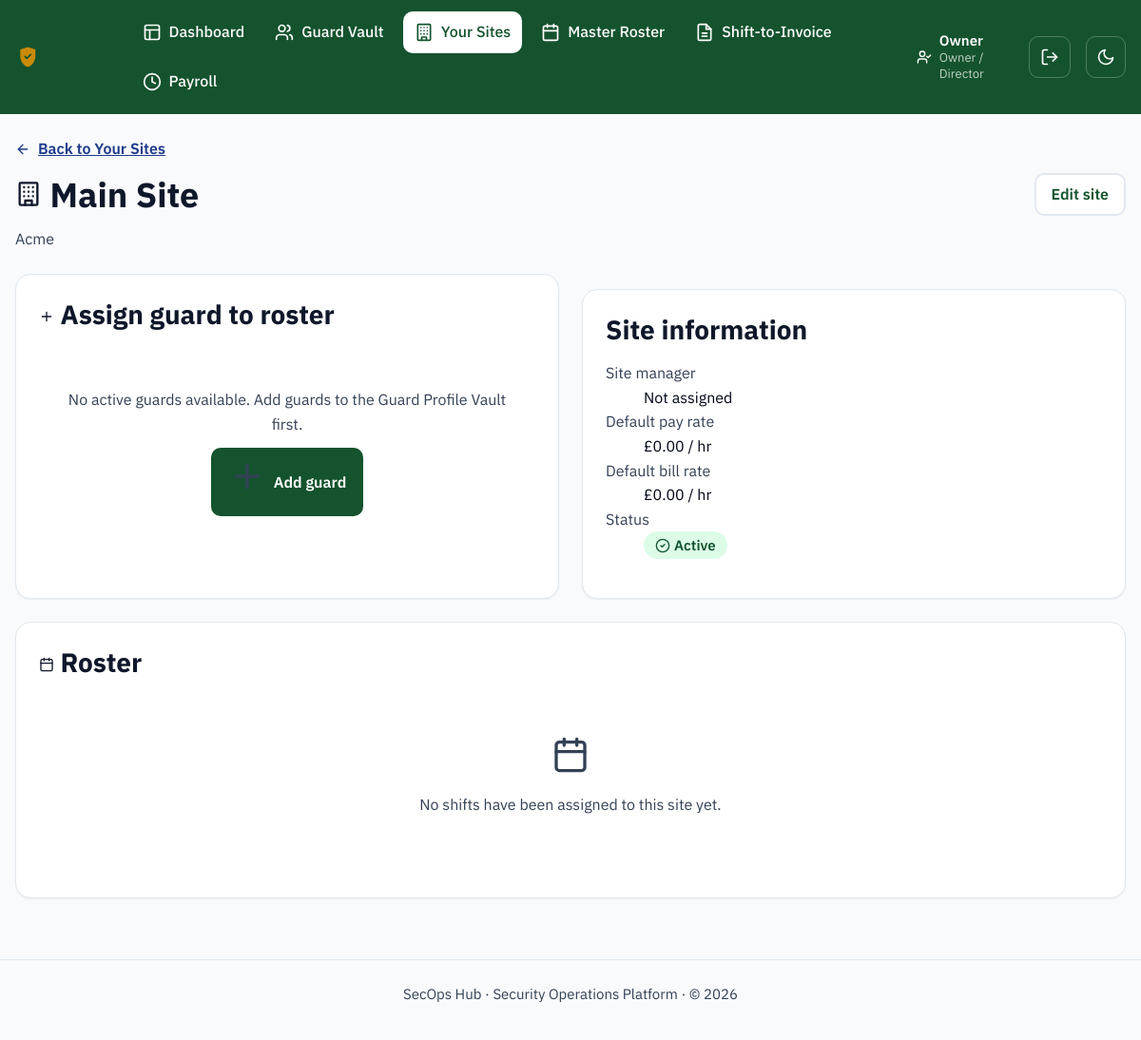
Screenshot of /sites/1 (signed in) with the database file from the repository.
### models.py (models this page shows, shortened)
class User(UserMixin, db.Model):
    __tablename__ = "users"
    id = db.Column(db.Integer, primary_key=True)
    name = db.Column(db.String(120), nullable=False)
    email = db.Column(db.String(120), unique=True, nullable=False)
    password_hash = db.Column(db.String(255), nullable=False)
    role = db.Column(db.String(30), nullable=False)
    language = db.Column(db.String(10), default="en", nullable=False)
    is_active_account = db.Column(db.Boolean, default=True, nullable=False)
    mfa_secret = db.Column(db.String(32))
    mfa_enabled = db.Column(db.Boolean, default=False, nullable=False)
    guard_id = db.Column(db.Integer, db.ForeignKey("guards.id"), nullable=True)
    created_at = db.Column(db.DateTime, default=datetime.utcnow)
    last_login_at = db.Column(db.DateTime)
    guard = db.relationship("Guard")
    @property
    def role_label(self):
        return ROLE_LABELS.get(self.role, self.role)
    @property
    def is_frontline(self):
        return self.role in FRONTLINE_ROLES

class Site(db.Model):
    __tablename__ = "sites"
    id = db.Column(db.Integer, primary_key=True)
    name = db.Column(db.String(120), nullable=False)
    client_name = db.Column(db.String(120), nullable=False)
    address = db.Column(db.String(255))
    site_manager = db.Column(db.String(120))
    pay_rate_default = db.Column(db.Numeric(8, 2), default=0)
    bill_rate_default = db.Column(db.Numeric(8, 2), default=0)
    billing_rate = db.Column(db.Numeric(8, 2), default=18.00, nullable=False)
    is_active = db.Column(db.Boolean, default=True, nullable=False)
    created_at = db.Column(db.DateTime, default=datetime.utcnow)
    shifts = db.relationship("Shift", back_populates="site")
    invoices = db.relationship("Invoice", back_populates="site")
    @property
    def uninvoiced_shifts(self):
        return [
            s
            for s in self.shifts
            if s.guard_id is not None
            and s.status == "completed"
            and s.invoice_id is None
            and s.approved_by_manager
        ]

### blueprints/sites.py (the view)
@sites_bp.route("/<int:site_id>")
def detail(site_id):
    site = Site.query.get_or_404(site_id)
    guards = Guard.query.filter_by(is_active=True).order_by(Guard.first_name.asc()).all()
    roster = sorted(site.shifts, key=lambda s: (s.shift_date, s.start_time), reverse=True)
    return render_template("sites/detail.html", site=site, guards=guards, roster=roster, today=datetime.now(UTC).date())

### blueprints/sites.py (called while the page is built)
@sites_bp.before_request
@login_required
def _restrict_to_site_management_roles():
    if current_user.role not in SITE_MANAGEMENT_ROLES:
        abort(403)

### i18n.py (called while the page is built, shortened)
def _load(lang):
    if lang in _cache:
        return _cache[lang]

def translate(key, lang=DEFAULT_LANGUAGE):
    strings = _load(lang)
    if key in strings:
        return strings[key]
    if lang != DEFAULT_LANGUAGE:
        return _load(DEFAULT_LANGUAGE).get(key, key)
    return key

### templates/sites/detail.html (shortened to what this page needs)
{% extends "base.html" %}
{% from "_icons.html" import icon_arrow_left, icon_building, icon_plus, icon_calendar, icon_check_circle, icon_alert_triangle, icon_x_circle %}
{% block content %}
  <a class="breadcrumb-link" href="{{ url_for('sites.list_sites') }}">{{ icon_arrow_left("icon icon--sm") }} Back to Your Sites</a>
  <div class="page-header">
    <div>
      <h1>{{ icon_building("icon icon--lg") }} {{ site.name }}</h1>
      <p class="page-header__meta">{{ site.client_name }}{% if site.address %} &middot; {{ site.address }}{% endif %}</p>
    </div>
    <a class="btn btn-secondary" href="{{ url_for('sites.edit_site', site_id=site.id) }}">Edit site</a>
  </div>
  <div class="grid-2">
    <section class="card" aria-labelledby="assign-heading">
      <h2 id="assign-heading">{{ icon_plus("icon icon--sm") }} Assign guard to roster</h2>
      {% set ineligible = guards|rejectattr('sia_status', 'eq', 'valid')|list %}
      {% if not guards %}
        <div class="empty-state">
          <p>No active guards available. Add guards to the Guard Profile Vault first.</p>
          <a class="btn btn-primary" href="{{ url_for('guards.new_guard') }}">{{ icon_plus("icon icon--sm") }} Add guard</a>
        </div>
      {% endif %}
    </section>
    <section class="card" aria-labelledby="site-info-heading">
      <h2 id="site-info-heading">Site information</h2>
      <dl>
        <dt class="page-header__meta">Site manager</dt>
        <dd>{{ site.site_manager or 'Not assigned' }}</dd>
        <dt class="page-header__meta">Default pay rate</dt>
        <dd>£{{ '%.2f'|format(site.pay_rate_default) }} / hr</dd>
        <dt class="page-header__meta">Default bill rate</dt>
        <dd>£{{ '%.2f'|format(site.bill_rate_default) }} / hr</dd>
        <dt class="page-header__meta">Status</dt>
        <dd>
          {% if site.is_active %}
            <span class="badge badge--valid">{{ icon_check_circle("icon icon--sm") }} Active</span>
          {% else %}
            <span class="badge badge--neutral">Inactive</span>
          {% endif %}
        </dd>
      </dl>
    </section>
  </div>
  <section class="card" aria-labelledby="roster-heading" style="margin-top: var(--space-5);">
    <h2 id="roster-heading">{{ icon_calendar("icon icon--sm") }} Roster</h2>
    {% if roster %}
      <div class="table-wrapper">
        <table>
          <caption class="visually-hidden">Roster assignments for {{ site.name }}</caption>
          <thead>
            <tr>
              <th scope="col">Date</th>
              <th scope="col">Guard</th>
              <th scope="col">Time</th>
              <th scope="col">Role</th>
              <th scope="col" class="numeric">Hours</th>
              <th scope="col" class="numeric">Bill amount</th>
              <th scope="col">Status</th>
              <th scope="col"><span class="visually-hidden">Actions</span></th>
            </tr>
          </thead>
          <tbody>
            {% for shift in roster %}
              <tr>
                <td>{{ shift.shift_date.strftime('%d %b %Y') }}</td>
                <td>
                  {% if shift.guard_id and shift.guard %}
                    <a href="{{ url_for('guards.detail', guard_id=shift.guard_id) }}">{{ shift.guard.full_name }}</a>
                  {% else %}
                    {{ shift.guard.full_name if shift.guard else 'Unknown guard' }}
                  {% endif %}
                </td>
                <td>{{ shift.start_time.strftime('%H:%M') }}&ndash;{{ shift.end_time.strftime('%H:%M') }}</td>
                <td>{{ shift.role or '—' }}</td>
                <td class="numeric">{{ shift.hours }}</td>
                <td class="numeric">£{{ '%.2f'|format(shift.bill_amount) }}</td>
                <td>
                  {% if shift.status == 'scheduled' %}
                    <span class="badge badge--scheduled">Scheduled</span>
                  {% elif shift.status == 'completed' %}
                    <span class="badge badge--completed">{{ icon_check_circle("icon icon--sm") }} Completed</span>
                  {% else %}
                    <span class="badge badge--invoiced">{{ icon_check_circle("icon icon--sm") }} Invoiced</span>
                  {% endif %}
                  {% if shift.status == 'completed' %}
                    {% if shift.approved_by_manager %}
                      <span class="badge badge--approved">{{ icon_check_circle("icon icon--sm") }} Approved</span>
                    {% else %}
                      <span class="badge badge--pending">Awaiting approval</span>
                    {% endif %}
                  {% endif %}
                </td>
                <td>
                  <div class="btn-group">
                    {% if shift.status == 'scheduled' %}
                      <form method="post" action="{{ url_for('sites.complete_shift', site_id=site.id, shift_id=shift.id) }}">
                        <input type="hidden" name="csrf_token" value="{{ csrf_token() }}">
                        <button type="submit" class="btn btn-secondary btn-sm">Mark complete</button>
                      </form>
                    {% endif %}
                    {% if shift.status == 'completed' and not shift.approved_by_manager %}
                      <form method="post" action="{{ url_for('sites.approve_shift', site_id=site.id, shift_id=shift.id) }}">
                        <input type="hidden" name="csrf_token" value="{{ csrf_token() }}">
                        <button type="submit" class="btn btn-primary btn-sm">Approve</button>
                      </form>
                    {% endif %}
                    {% if shift.status != 'invoiced' %}
                      <form method="post" action="{{ url_for('sites.delete_shift', site_id=site.id, shift_id=shift.id) }}"
                            data-confirm="Remove this roster entry for {{ shift.guard.full_name }} on {{ shift.shift_date.strftime('%d %b %Y') }}?">
                        <input type="hidden" name="csrf_token" value="{{ csrf_token() }}">
                        <button type="submit" class="btn btn-danger btn-sm">Remove</button>
                      </form>
                    {% endif %}
                  </div>
                </td>
              </tr>
            {% endfor %}
          </tbody>
        </table>
      </div>
    {% else %}
      <div class="empty-state">
        {{ icon_calendar() }}
        <p>No shifts have been assigned to this site yet.</p>
      </div>
    {% endif %}
  </section>
{% endblock %}

### templates/base.html (shortened to what this page needs)
<!doctype html>
<html lang="en">
<head>
  <link rel="stylesheet" href="{{ url_for('static', filename='css/styles.css') }}">
</head>
<body class="{% block body_class %}{% endblock %}">
  {% from "_icons.html" import icon_shield, icon_layout, icon_users, icon_building, icon_invoice, icon_sun, icon_moon, icon_log_out, icon_user_check, icon_clock, icon_calendar %}
  <header class="app-header">
    <div class="app-header__inner">
      <a class="app-header__brand" href="{{ url_for('dashboard') }}">
        <img class="app-header__logo" src="{{ url_for('static', filename='img/logo.svg') }}" alt="SecOps Hub" height="28">
      </a>
      {% if current_user.is_authenticated %}
        <nav class="app-nav" aria-label="Primary">
          {% if not current_user.is_frontline %}
            <a href="{{ url_for('dashboard') }}" {% if request.endpoint == 'dashboard' %}aria-current="page"{% endif %}>
              {{ icon_layout() }} {{ t('nav.dashboard') }}
            </a>
          {% endif %}
          {% if current_user.role in ('owner', 'ops_manager', 'hr_compliance') %}
            <a href="{{ url_for('guards.list_guards') }}" {% if request.endpoint and request.endpoint.startswith('guards.') %}aria-current="page"{% endif %}>
              {{ icon_users() }} {{ t('nav.guards') }}
            </a>
          {% endif %}
          {% if current_user.role in ('owner', 'ops_manager', 'supervisor') %}
            <a href="{{ url_for('sites.list_sites') }}" {% if request.endpoint and request.endpoint.startswith('sites.') %}aria-current="page"{% endif %}>
              {{ icon_building() }} {{ t('nav.sites') }}
            </a>
            <a href="{{ url_for('roster.master') }}" {% if request.endpoint and request.endpoint.startswith('roster.') %}aria-current="page"{% endif %}>
              {{ icon_calendar() }} {{ t('nav.roster') }}
            </a>
          {% endif %}
          {% if current_user.role in ('owner', 'ops_manager') %}
            <a href="{{ url_for('invoices.list_invoices') }}" {% if request.endpoint and request.endpoint.startswith('invoices.') %}aria-current="page"{% endif %}>
              {{ icon_invoice() }} {{ t('nav.invoices') }}
            </a>
          {% endif %}
          {% if current_user.role in ('owner', 'hr_compliance') %}
            <a href="{{ url_for('payroll.overview') }}" {% if request.endpoint and request.endpoint.startswith('payroll.') %}aria-current="page"{% endif %}>
              {{ icon_clock() }} {{ t('nav.payroll') }}
            </a>
          {% endif %}
        </nav>
        <div class="app-header__session">
          <span class="app-header__user">
            {{ icon_user_check("icon icon--sm") }}
            <span>
              <strong>{{ current_user.name }}</strong>
              <small>{{ current_user.role_label }}</small>
            </span>
          </span>
          <form method="post" action="{{ url_for('auth.logout') }}">
            <button type="submit" class="theme-toggle" aria-label="{{ t('nav.logout') }}" title="{{ t('nav.logout') }}">
              {{ icon_log_out() }}
            </button>
          </form>
        </div>
      {% endif %}
      <button type="button" id="theme-toggle" class="theme-toggle" aria-pressed="false" aria-label="Switch to dark mode">
        {{ icon_moon("icon icon-moon") }}
      </button>
    </div>
  </header>
  <main id="main-content" class="app-main">
    {% with messages = get_flashed_messages(with_categories=true) %}
      {% if messages %}
          {% for category, message in messages %}
              {% if category == 'error' %}
                {% from "_icons.html" import icon_x_circle %}
              {% else %}
                {% from "_icons.html" import icon_check_circle %}
              {% endif %}
          {% endfor %}
      {% endif %}
    {% endwith %}
    {% block content %}{% endblock %}
  </main>
  <footer class="app-footer">
    <p>SecOps Hub &middot; Security Operations Platform &middot; &copy; {{ current_year }}</p>
  </footer>
</body>
</html>

### rows the page displays
User: name "Owner", role_label "Owner / Director"
Site: name "Main Site", client_name "Acme", site_manager "Not assigned", pay_rate_default "0.00", bill_rate_default "0.00"

### other values shown
{{ t('nav.dashboard') }} "Dashboard"
{{ t('nav.guards') }} "Guard Vault"
{{ t('nav.sites') }} "Your Sites"
{{ t('nav.roster') }} "Master Roster"
{{ t('nav.invoices') }} "Shift-to-Invoice"
{{ t('nav.payroll') }} "Payroll"
